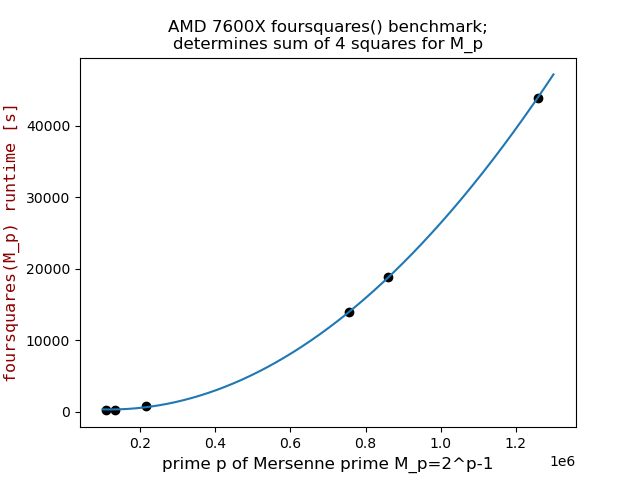

This chart was generated by the following Python code:
# modified, from: https://github.com/Bumpkin-Pi/QuadraticRegression
import math
import sys
import pandas as pd
import matplotlib.pyplot as plt
from math import pow as toPower
import numpy as np
data = pd.DataFrame({
    "x": [110503, 132049, 216091, 756839, 859433, 1257787],
    "y": [   207,    319,    864,  13898,  18810,   43917],
})

Σx = 0
Σy = 0
Σxy = 0
Σx2 = 0
Σx3 = 0
Σx4 = 0
Σx2y = 0
n = len(data)

a = 0
b = 0
c = 0

for i in range(len(data)):
    Σx += data.iloc[i].x
    Σy += data.iloc[i].y
    Σxy += data.iloc[i].x * data.iloc[i].y
    Σx2 += toPower(data.iloc[i].x, 2)
    Σx3 += toPower(data.iloc[i].x, 3)
    Σx4 += toPower(data.iloc[i].x, 4)
    Σx2y += toPower(data.iloc[i].x, 2) * data.iloc[i].y

    plt.scatter([data.iloc[i].x], [data.iloc[i].y], color="black")

a = np.array([[Σx4, Σx3, Σx2], [Σx3, Σx2, Σx], [Σx2, Σx, n]])
b = np.array([Σx2y, Σxy, Σy])

solve = np.linalg.solve(a, b)

print((f'y = {solve[0]}x² + {solve[1]}x + {solve[2]}').replace("+ -", "- "))

x = np.linspace(100000, 1300000, 1000)

y = (x**2)*solve[0] + solve[1]*x + solve[2]
plt.plot(x, y)

#y2 = (x**2)*9.925562577486448e-08 - x*0.008591031541973985 + 522.9552053486736
#plt.plot(x, y2)

font = {'family': 'monospace',
        'color':  'darkred',
        'weight': 'normal',
        'size': 12,
        }

plt.title('AMD 7600X foursquares() benchmark;\ndetermines sum of 4 squares for M_p', fontsize=12)
plt.ylabel('foursquares(M_p) runtime [s]', fontsize=12, fontdict=font)
plt.xlabel('prime p of Mersenne prime M_p=2^p-1', fontsize=12)

plt.show()
